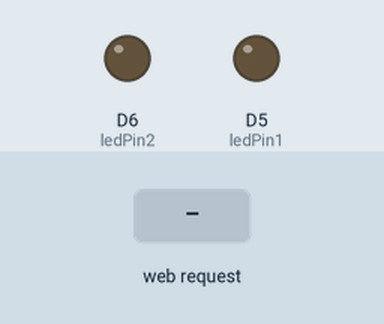
Recording of a sketch running on a simulated ESP8266 (NodeMCU). On the bench: output pins drawn as LEDs (lit = HIGH). The inputs (shaded band) are chosen by the test bench. WiFi joins after 1.5 s; servers stay silent unless stated; what the sketch prints to the serial monitor is not drawn.

Above: at 2.7 s.
2.8 s: HTTP request GET /LED1=ON received
At 3.5 s:
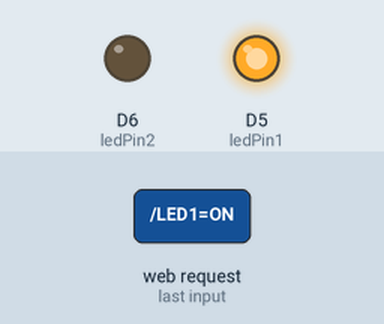
4.3 s: HTTP request GET /LED2=ON received
At 4.7 s:
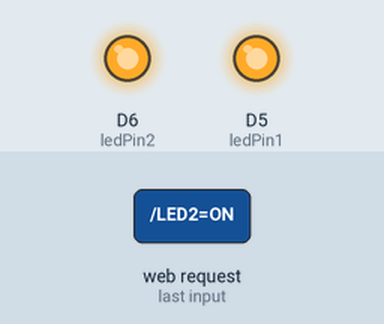
5.8 s: HTTP request GET /LED1=OFF received
At 7.0 s:
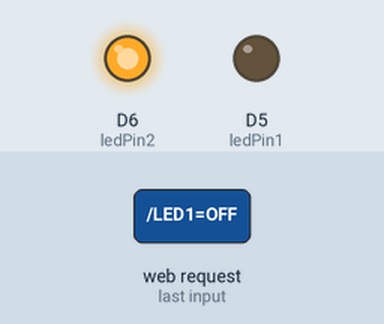
7.3 s: HTTP request GET /LED2=OFF received
At 8.1 s:
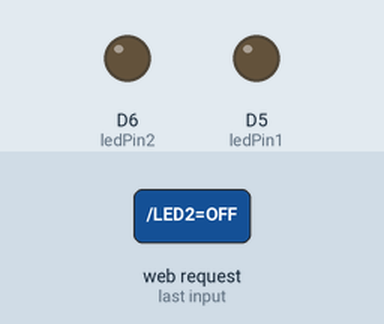
Timing chart, 0 to 9.8 s (numbered marks = the images above; inputs shaded):
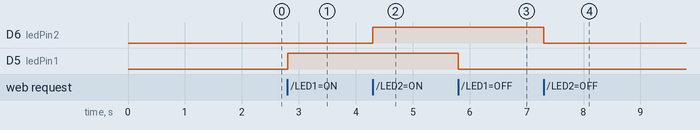

The sketch:

2led_on_off.ino
```cpp
#include <ESP8266WiFi.h>

const char* ssid = "ESP8266";
const char* password = "***";

int ledPin1 = D5; // LED 1 connected to D5
int ledPin2 = D6; // LED 2 connected to D6


WiFiServer server(80);

void setup() {
  Serial.begin(115200);
  delay(10);
  pinMode(ledPin1, OUTPUT);
  pinMode(ledPin2, OUTPUT);
  digitalWrite(ledPin1, LOW);
  digitalWrite(ledPin2, LOW);

  // Connect to WiFi network
  Serial.println();
  Serial.println();
  Serial.print("Connecting to ");
  Serial.println(ssid);

  WiFi.begin(ssid, password);

  while (WiFi.status() != WL_CONNECTED) {
    delay(500);
    Serial.print(".");
  }
  Serial.println("");
  Serial.println("WiFi connected");

  // Start the server
  server.begin();
  Serial.println("Server started");

  // Print the IP address
  Serial.print("Use this URL to connect: ");
  Serial.print("http://");
  Serial.print(WiFi.localIP());
  Serial.println("/");
}
void loop() {
  // Check if a client has connected
  WiFiClient client = server.available();
  if (!client) {
    return;
  }

  // Wait until the client sends some data
  Serial.println("new client");
  while(!client.available()){
    delay(1);
  }

  // Read the first line of the request
  String request = client.readStringUntil('\r');
  Serial.println(request);
  client.flush();

  // Match the request
  if (request.indexOf("/LED1=ON") != -1)  {
    digitalWrite(ledPin1, HIGH); // Turn on LED1
  }
  if (request.indexOf("/LED1=OFF") != -1)  {
    digitalWrite(ledPin1, LOW); // Turn off LED1
  }
  if (request.indexOf("/LED2=ON") != -1)  {
    digitalWrite(ledPin2, HIGH); // Turn on LED2
  }
  if (request.indexOf("/LED2=OFF") != -1)  {
    digitalWrite(ledPin2, LOW); // Turn off LED2
  }

  // Return the response
  client.println("HTTP/1.1 200 OK");
  client.println("Content-Type: text/html");
  client.println(""); // do not forget this one
  client.println("<!DOCTYPE HTML>");
  client.println("<html>");

  client.print("LED 1 is now: ");
  if (digitalRead(ledPin1) == HIGH) {
    client.print("ON");
  } else {
    client.print("OFF");
  }

  client.println("<br><br>");

  client.print("LED 2 is now: ");
  if (digitalRead(ledPin2) == HIGH) {
    client.print("ON");
  } else {
    client.print("OFF");
  }

  client.println("<br><br>");
  client.println("<a href=\"/LED1=ON\"\"><button>Turn On LED1</button></a>");
  client.println("<a href=\"/LED1=OFF\"\"><button>Turn Off LED1</button></a><br />");
  client.println("<a href=\"/LED2=ON\"\"><button>Turn On LED2</button></a>");
  client.println("<a href=\"/LED2=OFF\"\"><button>Turn Off LED2</button></a><br />");
  client.println("</html>");

  delay(1);
  Serial.println("Client disconnected");
  Serial.println("");
}
```

Measured:
- after the input at 2.8 s, D5 (ledPin1): LOW → HIGH at once
- after the input at 4.3 s, D6 (ledPin2): LOW → HIGH at once
- after the input at 5.8 s, D5 (ledPin1): HIGH → LOW at once
- after the input at 7.3 s, D6 (ledPin2): HIGH → LOW at once
